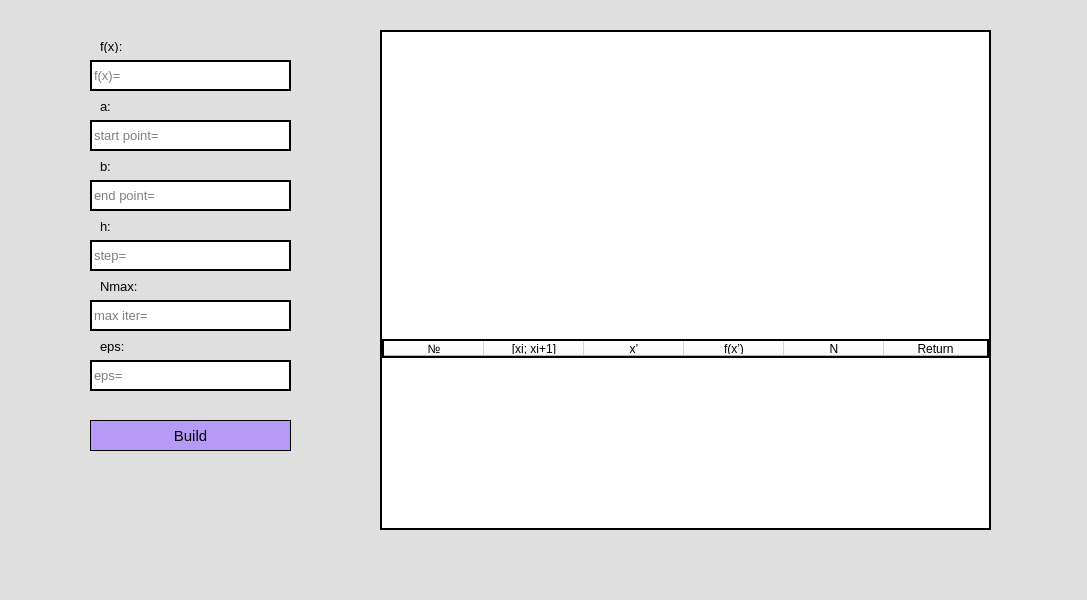
<?xml version="1.0" encoding="UTF-8"?>
<ui version="4.0">
 <class>GraphWindow</class>
 <widget class="QMainWindow" name="GraphWindow">
  <property name="geometry">
   <rect>
    <x>0</x>
    <y>0</y>
    <width>1087</width>
    <height>600</height>
   </rect>
  </property>
  <property name="minimumSize">
   <size>
    <width>1087</width>
    <height>600</height>
   </size>
  </property>
  <property name="maximumSize">
   <size>
    <width>1087</width>
    <height>600</height>
   </size>
  </property>
  <property name="windowTitle">
   <string>Graphic</string>
  </property>
  <property name="styleSheet">
   <string notr="true">background-color: rgb(223, 223, 223);</string>
  </property>
  <widget class="QWidget" name="centralwidget">
   <widget class="QWidget" name="graph_widget" native="true">
    <property name="geometry">
     <rect>
      <x>380</x>
      <y>30</y>
      <width>611</width>
      <height>311</height>
     </rect>
    </property>
    <property name="styleSheet">
     <string notr="true">background-color:white;
border: 2px solid black;</string>
    </property>
   </widget>
   <widget class="QTableWidget" name="res_table">
    <property name="geometry">
     <rect>
      <x>380</x>
      <y>339</y>
      <width>611</width>
      <height>191</height>
     </rect>
    </property>
    <property name="styleSheet">
     <string notr="true">background-color: white;
border: 0px solid black;
border-width: 1px 2px 2px 2px;</string>
    </property>
    <property name="dragEnabled">
     <bool>false</bool>
    </property>
    <property name="alternatingRowColors">
     <bool>true</bool>
    </property>
    <property name="sortingEnabled">
     <bool>true</bool>
    </property>
    <attribute name="horizontalHeaderCascadingSectionResizes">
     <bool>false</bool>
    </attribute>
    <attribute name="horizontalHeaderStretchLastSection">
     <bool>true</bool>
    </attribute>
    <attribute name="verticalHeaderVisible">
     <bool>true</bool>
    </attribute>
    <attribute name="verticalHeaderCascadingSectionResizes">
     <bool>false</bool>
    </attribute>
    <attribute name="verticalHeaderShowSortIndicator" stdset="0">
     <bool>false</bool>
    </attribute>
    <attribute name="verticalHeaderStretchLastSection">
     <bool>false</bool>
    </attribute>
    <column>
     <property name="text">
      <string>№</string>
     </property>
     <property name="font">
      <font>
       <weight>50</weight>
       <bold>false</bold>
      </font>
     </property>
    </column>
    <column>
     <property name="text">
      <string>[xi; xi+1]</string>
     </property>
     <property name="font">
      <font>
       <kerning>false</kerning>
      </font>
     </property>
    </column>
    <column>
     <property name="text">
      <string>x’</string>
     </property>
    </column>
    <column>
     <property name="text">
      <string>f(x’)</string>
     </property>
    </column>
    <column>
     <property name="text">
      <string>N</string>
     </property>
    </column>
    <column>
     <property name="text">
      <string>Return</string>
     </property>
    </column>
   </widget>
   <widget class="QLineEdit" name="func_edit">
    <property name="geometry">
     <rect>
      <x>90</x>
      <y>60</y>
      <width>201</width>
      <height>31</height>
     </rect>
    </property>
    <property name="font">
     <font>
      <pointsize>10</pointsize>
     </font>
    </property>
    <property name="styleSheet">
     <string notr="true">border: 2px solid black;
background-color:white;</string>
    </property>
    <property name="inputMask">
     <string/>
    </property>
    <property name="text">
     <string/>
    </property>
    <property name="placeholderText">
     <string>f(x)=</string>
    </property>
    <property name="clearButtonEnabled">
     <bool>true</bool>
    </property>
   </widget>
   <widget class="QLabel" name="func_label">
    <property name="geometry">
     <rect>
      <x>100</x>
      <y>40</y>
      <width>47</width>
      <height>13</height>
     </rect>
    </property>
    <property name="font">
     <font>
      <pointsize>10</pointsize>
     </font>
    </property>
    <property name="text">
     <string>f(x):</string>
    </property>
   </widget>
   <widget class="QLabel" name="a_label">
    <property name="geometry">
     <rect>
      <x>100</x>
      <y>100</y>
      <width>47</width>
      <height>13</height>
     </rect>
    </property>
    <property name="font">
     <font>
      <pointsize>10</pointsize>
     </font>
    </property>
    <property name="text">
     <string>a:</string>
    </property>
   </widget>
   <widget class="QLineEdit" name="start_edit">
    <property name="geometry">
     <rect>
      <x>90</x>
      <y>120</y>
      <width>201</width>
      <height>31</height>
     </rect>
    </property>
    <property name="font">
     <font>
      <pointsize>10</pointsize>
     </font>
    </property>
    <property name="styleSheet">
     <string notr="true">border: 2px solid black;
background-color:white;</string>
    </property>
    <property name="placeholderText">
     <string>start point=</string>
    </property>
    <property name="clearButtonEnabled">
     <bool>true</bool>
    </property>
   </widget>
   <widget class="QLineEdit" name="end_edit">
    <property name="geometry">
     <rect>
      <x>90</x>
      <y>180</y>
      <width>201</width>
      <height>31</height>
     </rect>
    </property>
    <property name="font">
     <font>
      <pointsize>10</pointsize>
     </font>
    </property>
    <property name="styleSheet">
     <string notr="true">border: 2px solid black;
background-color:white;</string>
    </property>
    <property name="placeholderText">
     <string>end point=</string>
    </property>
    <property name="clearButtonEnabled">
     <bool>true</bool>
    </property>
   </widget>
   <widget class="QLabel" name="b_label">
    <property name="geometry">
     <rect>
      <x>100</x>
      <y>160</y>
      <width>47</width>
      <height>13</height>
     </rect>
    </property>
    <property name="font">
     <font>
      <pointsize>10</pointsize>
     </font>
    </property>
    <property name="text">
     <string>b:</string>
    </property>
   </widget>
   <widget class="QLineEdit" name="step_edit">
    <property name="geometry">
     <rect>
      <x>90</x>
      <y>240</y>
      <width>201</width>
      <height>31</height>
     </rect>
    </property>
    <property name="font">
     <font>
      <pointsize>10</pointsize>
     </font>
    </property>
    <property name="styleSheet">
     <string notr="true">border: 2px solid black;
background-color:white;</string>
    </property>
    <property name="placeholderText">
     <string>step=</string>
    </property>
    <property name="clearButtonEnabled">
     <bool>true</bool>
    </property>
   </widget>
   <widget class="QLabel" name="h_label">
    <property name="geometry">
     <rect>
      <x>100</x>
      <y>220</y>
      <width>47</width>
      <height>13</height>
     </rect>
    </property>
    <property name="font">
     <font>
      <pointsize>10</pointsize>
     </font>
    </property>
    <property name="text">
     <string>h:</string>
    </property>
   </widget>
   <widget class="QLineEdit" name="nmax_edit">
    <property name="geometry">
     <rect>
      <x>90</x>
      <y>300</y>
      <width>201</width>
      <height>31</height>
     </rect>
    </property>
    <property name="font">
     <font>
      <pointsize>10</pointsize>
     </font>
    </property>
    <property name="styleSheet">
     <string notr="true">border: 2px solid black;
background-color:white;</string>
    </property>
    <property name="placeholderText">
     <string>max iter=</string>
    </property>
    <property name="clearButtonEnabled">
     <bool>true</bool>
    </property>
   </widget>
   <widget class="QLabel" name="nmax_label">
    <property name="geometry">
     <rect>
      <x>100</x>
      <y>280</y>
      <width>47</width>
      <height>13</height>
     </rect>
    </property>
    <property name="font">
     <font>
      <pointsize>10</pointsize>
     </font>
    </property>
    <property name="text">
     <string>Nmax:</string>
    </property>
   </widget>
   <widget class="QLabel" name="eps_label">
    <property name="geometry">
     <rect>
      <x>100</x>
      <y>340</y>
      <width>47</width>
      <height>13</height>
     </rect>
    </property>
    <property name="font">
     <font>
      <pointsize>10</pointsize>
     </font>
    </property>
    <property name="text">
     <string>eps:</string>
    </property>
   </widget>
   <widget class="QLineEdit" name="eps_edit">
    <property name="geometry">
     <rect>
      <x>90</x>
      <y>360</y>
      <width>201</width>
      <height>31</height>
     </rect>
    </property>
    <property name="font">
     <font>
      <pointsize>10</pointsize>
     </font>
    </property>
    <property name="styleSheet">
     <string notr="true">border: 2px solid black;
background-color:white;</string>
    </property>
    <property name="placeholderText">
     <string>eps=</string>
    </property>
    <property name="clearButtonEnabled">
     <bool>true</bool>
    </property>
   </widget>
   <widget class="QPushButton" name="build_graph">
    <property name="geometry">
     <rect>
      <x>90</x>
      <y>420</y>
      <width>201</width>
      <height>31</height>
     </rect>
    </property>
    <property name="font">
     <font>
      <pointsize>11</pointsize>
     </font>
    </property>
    <property name="styleSheet">
     <string notr="true">border: 1px solid black;
background-color: rgba(169, 135, 255, 200);</string>
    </property>
    <property name="text">
     <string>Build</string>
    </property>
   </widget>
  </widget>
  <widget class="QMenuBar" name="menubar">
   <property name="geometry">
    <rect>
     <x>0</x>
     <y>0</y>
     <width>1087</width>
     <height>21</height>
    </rect>
   </property>
  </widget>
  <widget class="QStatusBar" name="statusbar"/>
 </widget>
 <resources/>
 <connections/>
</ui>
